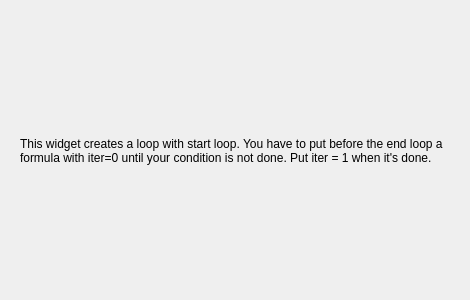
<?xml version="1.0" encoding="UTF-8"?>
<ui version="4.0">
 <class>Form</class>
 <widget class="QWidget" name="Form">
  <property name="geometry">
   <rect>
    <x>0</x>
    <y>0</y>
    <width>470</width>
    <height>300</height>
   </rect>
  </property>
  <property name="windowTitle">
   <string>Form</string>
  </property>
  <widget class="QLabel" name="Description">
   <property name="geometry">
    <rect>
     <x>20</x>
     <y>20</y>
     <width>431</width>
     <height>261</height>
    </rect>
   </property>
   <property name="text">
    <string>This widget creates a loop with start loop. You have to put before the end loop a formula with iter=0 until your condition is not done. Put iter = 1 when it's done.</string>
   </property>
   <property name="textFormat">
    <enum>Qt::AutoText</enum>
   </property>
   <property name="alignment">
    <set>Qt::AlignLeading|Qt::AlignLeft|Qt::AlignVCenter</set>
   </property>
   <property name="wordWrap">
    <bool>true</bool>
   </property>
  </widget>
 </widget>
 <resources/>
 <connections/>
</ui>
